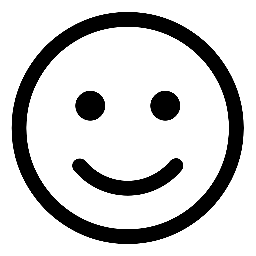
#> input picture smiley.png, 256 x 256 px
$ jupyter execute Traitement-images-2022.ipynb
#> lines starting #> are read from the running program, lines starting #| are printed output that depends on the picture; after the words box and inside, x2 and y2 are one past the last pixel; in counts of white or black regions, pixels touching at a corner belong together; long printed decimals are rounded
# TP 2 Morphomathématiques-Convolution-Détection de caractéristiques-

[cell 1]
import skimage
import skimage.io as io
import skimage.filters as filters
from skimage import feature, transform

import numpy as np
import skimage.color as color
import matplotlib.pyplot as plt

# Morphomathématiques

# Exercice 1

1. Chargez et affichez l'image cell.png.

OK

2. Nettoyez l'image en enlevant les petits grains blancs et les points noirs situés sur les cellules (formes en blanc).

OK

# Exercice 2

L’objectif de cet exercice est de trouver puis de compter le nombre de piscines visibles dans l’image satellitaire moliets.png. Dans un premier temps, ne cherchez pas à trouver parfaitement toutes les piscines : implémentez une première méthode qui donne un résultat approximatif de manière automatique. La plupart des fonctions utiles sont à importer depuis le module skimage.morphology

1. Appliquez un seuillage sur l’image pour mettre en évidence les piscines. Posez-vous la question de l’image à utiliser : vaut-il mieux travailler avec l’image initiale, l’image en niveau de gris, une bande particulière ?

OK

2. Appliquez les opérateurs morphologiques vus en cours (érosion, dilatation, ouverture, fermeture) pour observer leur influence et en déduire l’opérateur le plus adapté au problème.

OK

3. Que permet de faire la fonction skimage.measure.regionprops ? En quoi peut-elle être utile pour compter le nombre de piscines ? Déterminer automatiquement le nombre de piscines

OK

# Convolution

# Exercice 1

1 : Affichez la convolution entre l'image smiley.png avec un noyau gaussien en utilisant skimage.filters.gaussian

[cell 2]
image = io.imread("smiley.png")
#> image is the input picture: shape (256, 256); min 0, max 255, mean 203.5

# Le sigma contrôle la taille de la zone de flou
sigma = 5.0
img_filtered = filters.gaussian(image, sigma=sigma)
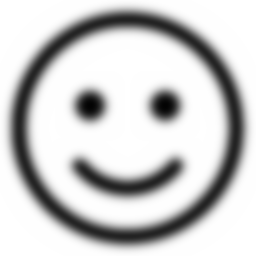
#> img_filtered: shape (256, 256) float64; min 0.0119, max 1, mean 0.798

# Afficher l'image filtrée
io.imshow(img_filtered)
io.show()

2 : Soit un noyau défini par $h =[1, -1]$. Compléter le code ci-dessous  en utilisant scipy.ndimage.convolve afin d'afficher la convolution de l'image smiley avec  le noyau $h$

[cell 3]
from scipy import ndimage
from PIL import Image
from numpy import asarray

h = np.array([[1, -1]])
# print(h)
image_smiley = io.imread("smiley.png")
# On convertit l'image en tableau
numpydata = asarray(image_smiley)
# On affiche le tableau
print("L'image convertit en tableau vaut:\n", numpydata, "\n")
#> (printed output is left out)

# On effectue la convolution
convolution = ndimage.convolve(numpydata, h, mode='constant', cval=1.0)
print("La convolution de l'image vaut:\n", convolution)
#> (printed output is left out)

# Affichage
io.imshow(convolution)
io.show()

3 : Puis avec un noyau défini par un vecteur de taille 30 dont les éléments valent 1/30 (généré  avec numpy.ones)

[cell 4]
from scipy import ndimage
from numpy import asarray

h2 = np.ones(30)/30
h2 = np.array([h2])
# print(h2, "\n")

image_smiley2 = io.imread("smiley.png")
numpydata2 = asarray(image_smiley2)
# On affiche le tableau
print("L'image convertit en tableau vaut:\n", numpydata2, "\n")
#> (printed output is left out)

# On effectue la convolution
convolution2 = ndimage.convolve(numpydata2, h2, mode='constant', cval=1.0)
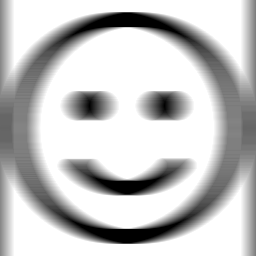
#> convolution2: shape (256, 256); min 0, max 255, mean 195.9
print("La convolution de l'image vaut:\n", convolution2)
#> (printed output is left out)

# Affichage
io.imshow(convolution2)
io.show()

# Exercice 2 : Méthodes de Sobel et de Canny

1. Utilisez skimage.filters.sobel pour afficher les gradients de l’image "L.png" calculés avec la méthode
de Sobel.

[cell 5]
imgage_L = io.imread("L.png", as_gray=True)
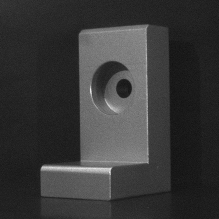
#> input picture L.png, 219 x 219 px
#> imgage_L is the input picture: shape (219, 219); min 17, max 235, mean 56

# Calculer les gradients avec la méthode de Sobel
sobel = filters.sobel(imgage_L)
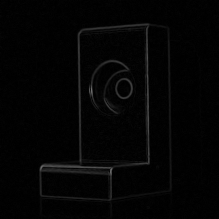
#> sobel: shape (219, 219) float64; min 0, max 0.432, mean 0.0173

# Afficher les gradients
io.imshow(sobel)
io.show()

2 . Appliquez un seuil sur l’image obtenue pour effectuer une première détection de contours.
Comment évolue cette détection lorsque le seuil varie ?

[cell 6]
thresh = filters.threshold_otsu(sobel)
#> thresh = 0.0835
print("Seuil d'Otsu:", thresh)
#| Seuil d'Otsu: 0.08349
thresh_bis = thresh - 0.025
#> thresh_bis = 0.0585
print("Seuil optimal:", thresh)
#| Seuil optimal: 0.08349
binary = sobel > thresh_bis
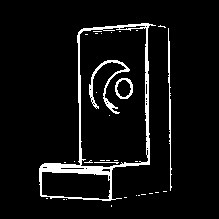
#> binary: shape (219, 219) bool; 6% white; 33 white regions (28 under 20 px), largest, box (x1, y1, x2, y2) and area: (39, 23, 156, 201) 1981, (89, 60, 130, 114) 405, (168, 28, 172, 191) 249, (115, 78, 133, 99) 141, (94, 162, 119, 164) 27

# Afficher l'image seuillée
io.imshow(binary)
io.show()

[cell 7]
thresh = filters.threshold_otsu(sobel)
print(thresh)
#| 0.08349
binary = sobel < thresh_bis

# Afficher l'image seuillée
io.imshow(binary)
io.show()

On constate bien que les contours ont été détectés.
Remarque : on peut afficher l'image binarisée en dessous (<) du seuil (thresh) ou au dessus (>). Seul les couleurs changent.
Cette détection varie lorsque le seuil change (contours effacés ou grossiers).

3. Estimez le seuil optimal, c’est-à-dire celui qui permettra d’obtenir le plus de contours de l’objet
tout en conservant des contours les plus précis possibles.

[cell 8]
print("Le seuil vaut:", thresh_bis)
#| Le seuil vaut: 0.05849

On arrive à être le plus précis possible en affichant tous les contours sans trop exagéré, c'est à dire sans rendre les contours
trop grossiers.

Le seuil optimal semble être entre 10 et 15.

4. Utilisez skimage.feature.canny pour afficher les contours détectés par la méthode de Canny. Observez l’influence du filtre gaussien.

[cell 9]
imgage_L = io.imread("L.png", as_gray=True)

# Appliquer un filtre gaussien pour réduire le bruit
imgage_filtre = filters.gaussian(imgage_L, sigma=1)

# Détecter les contours avec la méthode de Canny
contours = feature.canny(imgage_filtre, sigma=1)
#> contours: shape (219, 219) bool; 2.4% white in thin lines or dots, all inside (x1, y1, x2, y2) = (40, 24, 171, 200)

# Afficher les contours détectés
io.imshow(contours)
io.show()

Avec Sigma = 1

Le filtre de canny cherche les contours optimaux et non simplement les gradients comme dans le cas du filtre de Sobel.
Le filtre de canny essaie de garantir la continuité du contour. Pour sigma =2 le résultat semble satisfaisant même s il demeure quelques artéfacts.
Pour sigma=3 nous perdons le contous de l arrière plan.

[cell 10]
imgage_L = io.imread("L.png", as_gray=True)

# Appliquer un filtre gaussien pour réduire le bruit
imgage_filtre = filters.gaussian(imgage_L, sigma=1)

# Détecter les contours avec la méthode de Canny
contours = feature.canny(imgage_filtre, sigma=3)
#> contours: shape (219, 219) bool; 1.7% white in thin lines or dots, all inside (x1, y1, x2, y2) = (40, 25, 150, 200)

# Afficher les contours détectés
io.imshow(contours)
io.show()

Avec Sigma = 3

#  Exercice Complémentaire : Méthode de Harris

1. Appliquez la méthode de Harris sur l’image L.png pour détecter les coins. Utilisez pour cela les
méthodes skimage.feature.corner_harris.

[cell 11]
imgage_L = io.imread("L.png")

# Détecter les coins avec la méthode de Harris
harris = feature.corner_harris(imgage_L)
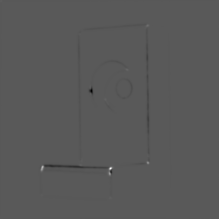
#> harris: shape (219, 219) float64; min -0.347, max 0.646, mean -0.000957; drawn with min black and max white

# Afficher les coins détectés
io.imshow(harris)
io.show()

2. Critiquez le résultat obtenu : les coins ont-ils bien tous été détectés ? Y a-t-il des fausses alarmes
(c’est-à-dire des détections qui ne correspondent pas à des points) ? Comment expliquer ces
erreurs ?

Cette méthode n'est pas optimale. En effet, certains coins ne sont pas détectés.
Cette méthode peut par contre, détecter des coins faux positifs.

Certains constrastes ne correspondent pas à des véritables coins pais à de surbrillances liées à léclairement.
Certain coins ne sont ne sont pas détectés car le gradient entre le fond et l objet n est pas suffisamment marqué.

#  Exercice Complémentaire : Transformée de Hough

1. La transformée de Hough ne s’applique pas directement sur l’image originale L.png : quelle image
utilisez-vous ? Représentez la transformée de Hough de l’image avec skimage.transform.hough_line.

[cell 12]
imgage_L = io.imread("L.png", as_gray=True)
print("La taille de l'image:", imgage_L.shape)
#| La taille de l'image: (219, 219)

# Détecter les contours avec la méthode de Canny
contours = feature.canny(imgage_L, sigma=1)


h, theta, d = transform.hough_line(contours)
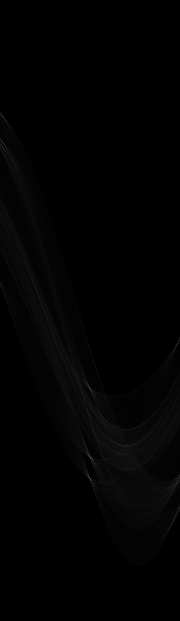
#> h: shape (621, 180) uint64; min 0, max 114, mean 2.1
#> theta = 180 values from -1.57 to 1.55; d = 621 values from -310 to 310

# Afficher la transformée de Hough
io.imshow(np.log(1 + h), extent=[np.rad2deg(theta[-1]),
          np.rad2deg(theta[0]), d[-1], d[0]], cmap='gray', aspect=1/1.0)
io.show()
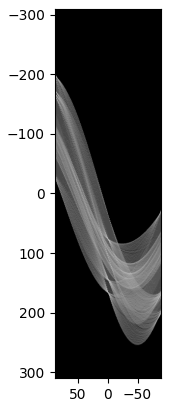
#> figure drawn by matplotlib, 1 panel

2. La fonction skimage.transform.hough_line_peaks permet d’extraire de la transformée de
Hough les paramètres des lignes les plus importantes. Utilisez cette fonction pour affichez les
lignes les plus importantes de l’image

[cell 13]
image = io.imread("L.png", as_gray=True)
tested_angles = np.linspace(-np.pi / 2, np.pi / 2, 360, endpoint=False)

contours = feature.canny(imgage_L, sigma=1)
h, theta, d = transform.hough_line(contours, theta=tested_angles)
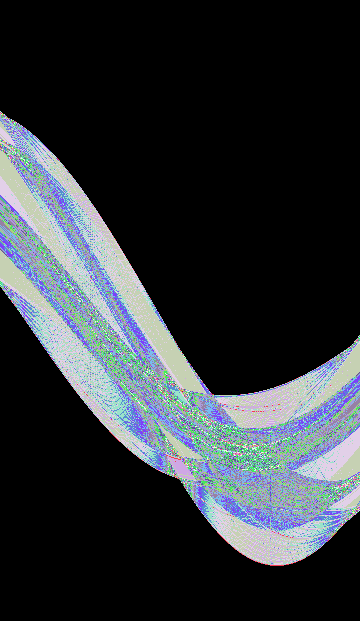
#> h: shape (621, 360) uint64; 79 distinct labels, from 0 to 114; one colour per label, 0 black
#> theta = 360 values from -1.57 to 1.56

# Generating figure 1
fig, axes = plt.subplots(1, 3, figsize=(15, 6))
ax = axes.ravel()

ax[0].imshow(image, cmap='gray')
ax[0].set_title("Image d'entrée")
ax[0].set_axis_off()

angle_step = 0.5 * np.diff(theta).mean()
#> angle_step = 0.00436
d_step = 0.5 * np.diff(d).mean()
#> d_step = 0.5
bounds = [np.rad2deg(theta[0] - angle_step),
          np.rad2deg(theta[-1] + angle_step),
          d[-1] + d_step, d[0] - d_step]
#> bounds = [-90.25, 89.75, 310.5, -310.5]
ax[1].imshow(np.log(1 + h), extent=bounds, cmap='gray', aspect=1 / 1.5)
ax[1].set_title("Transformé de Hough")
ax[1].set_xlabel("Angles (degrés)")
ax[1].set_ylabel("Distance (pixels)")
ax[1].axis("Image")

ax[2].imshow(image, cmap='gray')
ax[2].set_ylim((image.shape[0], 0))
ax[2].set_axis_off()
ax[2].set_title("Lignes détectés")

for _, angle, dist in zip(*transform.hough_line_peaks(h, theta, d)):
    (x0, y0) = dist * np.array([np.cos(angle), np.sin(angle)])
    ax[2].axline((x0, y0), slope=np.tan(angle + np.pi/2))
#> this loop made 6 passes
#> (angle, dist, x0, y0) on passes 1 to 6: (-0.0175, 167, 167, -2.91), (-0.0175, 146, 146, -2.55), (-0.00873, 78, 78, -0.681), (1.43, 212, 29.5, 209.9), (-1.52, -167, -8.74, 166.8), (1.5, 173, 12.07, 172.6)

plt.tight_layout()
plt.show()
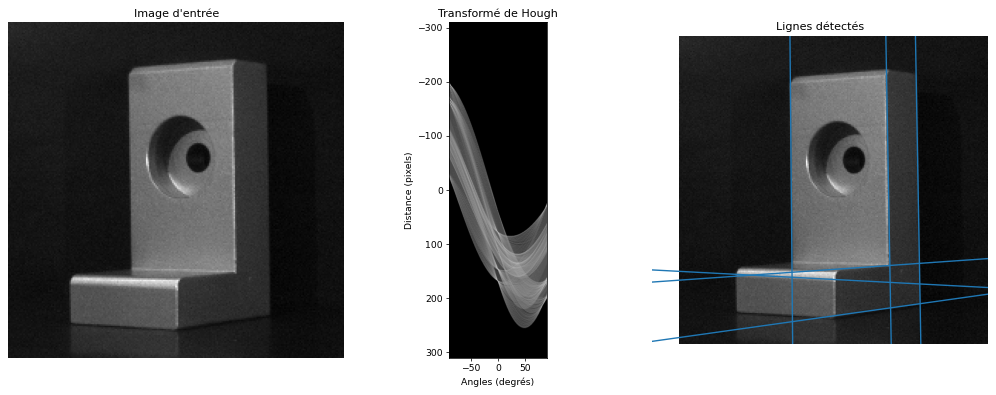
#> figure drawn by matplotlib, 3 panels
